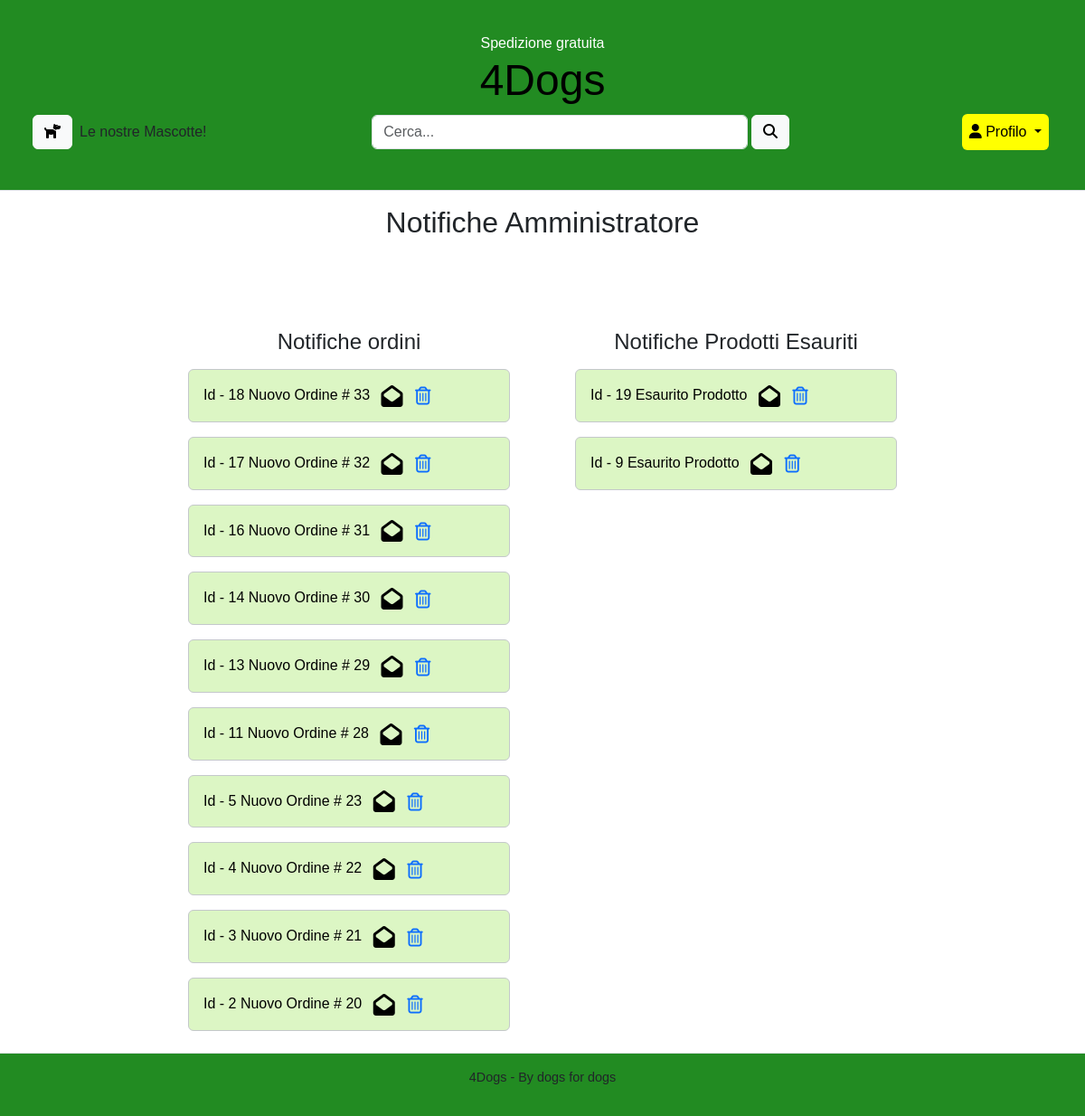
The page /Sito/notifiche-venditore.php (signed in) on the database its author committed.
### tables this page shows
CREATE TABLE `notifica_venditore` (
  `Id` int(11) NOT NULL,
  `Email_Admin` varchar(50) NOT NULL,
  `Data` datetime NOT NULL,
  `Numero` int(11) DEFAULT NULL,
  `Codice` int(11) DEFAULT NULL,
  `Letta` tinyint(1) NOT NULL DEFAULT 0
);

### Sito/notifiche-venditore.php (called while the page is built, shortened)
<?php
require_once 'bootstrap.php';
if(isAdminLoggedIn()){
    $templateParams["js"] = array("./js/notifiche-venditore.js");
    $templateParams["name"] = "notificheVenditore-form.php";
    $templateParams["titolo"] = "4Dogs - Notifiche Admin";
    $templateParams["titolo_pagina"] = "Notifiche Amministratore";
    $notificationOrder = $dbh->getNotificationsOrdersAdm();
    $notificationProduct = $dbh->getNotificationsDispAdm();
    $templateParams["notificationsOrderAdm"]= $notificationOrder;
    $templateParams["notificationsProductAdm"]= $notificationProduct;
}
require 'template/base.php';
?>

### Sito/db/database.php (called while the page is built, shortened)
<?php
class DatabaseHelper{
    private $db;
    public function __construct($servername, $username, $password, $dbname, $port){
        $this->db = new mysqli($servername, $username, $password, $dbname, $port);
    }
    public function getProductInfos($idprodotto, $idversione) {
        $query = "SELECT TagliaCane, EtaCane, Composizione_Materiale, Prezzo, Disponibilita FROM versione_prodotto WHERE CodProdotto=? AND Codice=?";
        $stmt = $this->db->prepare($query);
        $stmt->bind_param('ii',$idprodotto, $idversione);
        $stmt->execute();
        $result = $stmt->get_result();
        return $result->fetch_all(MYSQLI_ASSOC);
    }
        public function getNotificationsOrdersAdm(){
            $query = "SELECT notifica_venditore.Id, notifica_venditore.Data, notifica_venditore.Numero, notifica_venditore.Letta
            FROM notifica_venditore
            WHERE notifica_venditore.Numero IS NOT NULL
            ORDER BY notifica_venditore.Data DESC ";
            $stmt = $this->db->prepare($query);
            $stmt->execute();
            $result = $stmt->get_result();
            return $result->fetch_all(MYSQLI_ASSOC);
        }
        public function getNotificationsDispAdm(){
            $query = "SELECT notifica_venditore.Id, notifica_venditore.Data, notifica_venditore.Codice, notifica_venditore.Letta, prodotto.Percorso_Immagine, prodotto.CodProdotto
            FROM notifica_venditore
            JOIN versione_prodotto ON notifica_venditore.Codice = versione_prodotto.Codice
            JOIN prodotto ON versione_prodotto.CodProdotto = prodotto.CodProdotto
            WHERE notifica_venditore.Codice IS NOT NULL
            ORDER BY notifica_venditore.Data DESC ";
            $stmt = $this->db->prepare($query);
            $stmt->execute();
            $result = $stmt->get_result();
            return $result->fetch_all(MYSQLI_ASSOC);
        }
}
?>

### Sito/bootstrap.php (called while the page is built, shortened)
<?php
    require_once("db/database.php");
    $dbh = new DatabaseHelper("localhost", "root", "", "4dogs_db", 3306);
?>

### Sito/template/notificheVenditore-form.php (the view, shortened to what this page needs)
<?php if(isset($templateParams["titolo_pagina"])): ?>
    <h2 style = "text-align:center;"><?php echo $templateParams["titolo_pagina"]; ?></h2>
<?php endif;?>
<section class="section9 mt-3" style="background-color: white; border: none; box-shadow: none; ">
<div class="container  mt-5 mb-2">
    <div class="row justify-content-center">
        <div class="col-12 col-sm-12 col-md-6 col-lg-4 me-5">
            <h3 style = "text-align:center;"> Notifiche ordini</h3>
            <div id="notifications" class="notifications">
                <?php if(isset($templateParams["notificationsOrderAdm"]) && !empty($templateParams["notificationsOrderAdm"])): ?>
                    <?php foreach($templateParams["notificationsOrderAdm"] as $notifica): ?>
                        <?php
                        $data = DateTime::createFromFormat("Y-m-d H:i:s", $notifica["Data"]);
                        $data_formattata = $data->format("d/m/Y H:i:s");
                        ?>
                        <div class="alert <?php echo $notifica["Letta"] ? "alert-secondary" : "alert-primary"; ?>" role="alert"
                             style="background-color: <?php echo $notifica["Letta"] ? "rgba(122, 220, 30, 0.26)" : "#9acd32"; ?>; color: <?php echo $notifica["Letta"] ? "#000000" : "#000000"; ?>;">
                            <span class="notifica-ordine" data-id= "<?php echo $notifica["Id"]; ?>"  data-numero="<?php echo $notifica["Numero"]; ?>"  data-data="<?php echo $data_formattata; ?>" style="cursor: pointer;">
                               Id - <?php echo $notifica["Id"]; ?>  Nuovo Ordine # <?php echo $notifica["Numero"]; ?>
                            </span>
                            <span class="icon">
                                <em class="fa <?php echo $notifica["Letta"] ? "fa-envelope-open" : "fa-envelope"; ?> ms-2" style="font-size:24px; vertical-align: middle;"></em>
                            </span>
                            <button class="btn btn-sm btn-link delete py-0" data-id="<?php echo $notifica["Id"]; ?>" ><em class="fa fa-trash-o" style="font-size:20px; vertical-align: middle;"></em>  </button>
                        </div>
                    <?php endforeach; ?>
                <?php else: ?>
                    <h2 style="text-align:center;">Nessuna notifica trovata.</h2>
                <?php endif; ?>
            </div>
        </div>
        <div class="col-12 col-sm-12 col-md-6 col-lg-4 ">
        <h3 style = "text-align:center;"> Notifiche Prodotti Esauriti</h3>
            <div id="notificationsProduct" class="notifications">
                <?php if(isset($templateParams["notificationsProductAdm"]) && !empty($templateParams["notificationsProductAdm"])): ?>
                    <?php foreach($templateParams["notificationsProductAdm"] as $notifica): ?>
                        <?php
                        $data = DateTime::createFromFormat("Y-m-d H:i:s", $notifica["Data"]);
                        $data_formattata = $data->format("d/m/Y H:i:s");
                        $productInfoes= $dbh->getProductInfos( $notifica["CodProdotto"],  $notifica["Codice"]);
                        ?>
                        <?php foreach ($productInfoes as $productInfo): ?>
                            <?php
                            $tagliaCane = $productInfo["TagliaCane"];
                            $etaCane = $productInfo["EtaCane"];
                            $composizioneMateriale = $productInfo["Composizione_Materiale"];
                            $prezzo = $productInfo["Prezzo"];
                            ?>
                        <?php endforeach; ?>
                        <div class="alert <?php echo $notifica["Letta"] ? "alert-secondary" : "alert-primary"; ?>" role="alert"
                             style="background-color: <?php echo $notifica["Letta"] ? "rgba(122, 220, 30, 0.26)" : "#9acd32"; ?>; color: <?php echo $notifica["Letta"] ? "#000000" : "#000000"; ?>;">
                             <span class="notifica-prodotto"
                                    data-id="<?php echo $notifica["Id"]; ?>"
                                    data-codice="<?php echo $notifica["Codice"]; ?>"
                                    data-data="<?php echo $data_formattata; ?>"
                                    data-taglia="<?php echo $tagliaCane; ?>"
                                    data-eta="<?php echo $etaCane; ?>"
                                    data-composizione="<?php echo $composizioneMateriale; ?>"
                                    data-prezzo="<?php echo $prezzo; ?>"
                                    style="cursor: pointer;">
                                    Id - <?php echo $notifica["Id"]; ?> Esaurito Prodotto
                            </span>
                            <span class="icon">
                                <em class="fa <?php echo $notifica["Letta"] ? "fa-envelope-open" : "fa-envelope"; ?> ms-2" style="font-size:24px; vertical-align: middle;"></em>
                            </span>
                            <button class="btn btn-sm btn-link delete py-0" data-id="<?php echo $notifica["Id"]; ?>" data-codice="<?php echo $notifica["Codice"]; ?>"><em class="fa fa-trash-o" style="font-size:20px; vertical-align: middle;"></em>  </button>
                        </div>
                    <?php endforeach; ?>
                <?php else: ?>
                    <h3 style="text-align:center;">Nessuna notifica trovata.</h3>
                <?php endif; ?>
            </div>
        </div>
    </div>
</div>
</section>

### Sito/css/styleCRI.css (style rules this page uses)
body { font-family: Arial, sans-serif; margin: 0; padding: 0; }
html,body { height: 100% }
main > div > div > section:nth-child(2) { margin-top: 5%; border: 2px solid #ddd; border-radius: 8px; margin-bottom: 0; background-color: #64a1a741; box-shadow: 0 2px 5px rgba(0, 0, 0, 0.1); }
main > div > div > section:nth-child(2) h3 { margin-bottom: 15px; font-size: 1.5rem; }
section { padding-top: 3%; }

### rows shown on the page
notifica_venditore: Id "18", Numero "33", Letta 1 (drawn)
notifica_venditore: Id "17", Numero "32", Letta 1 (drawn)
notifica_venditore: Id "16", Numero "31", Letta 1 (drawn)
notifica_venditore: Id "14", Numero "30", Letta 1 (drawn)
notifica_venditore: Id "13", Numero "29", Letta 1 (drawn)
notifica_venditore: Id "11", Numero "28", Letta 1 (drawn)
notifica_venditore: Id "5", Numero "23", Letta 1 (drawn)
notifica_venditore: Id "4", Numero "22", Letta 1 (drawn)
notifica_venditore: Id "3", Numero "21", Letta 1 (drawn)
notifica_venditore: Id "2", Numero "20", Letta 1 (drawn)
notifica_venditore: Id "19", Letta 1 (drawn)
notifica_venditore: Id "9", Letta 1 (drawn)

### other values the page prints
$templateParams["titolo_pagina"] "Notifiche Amministratore"
